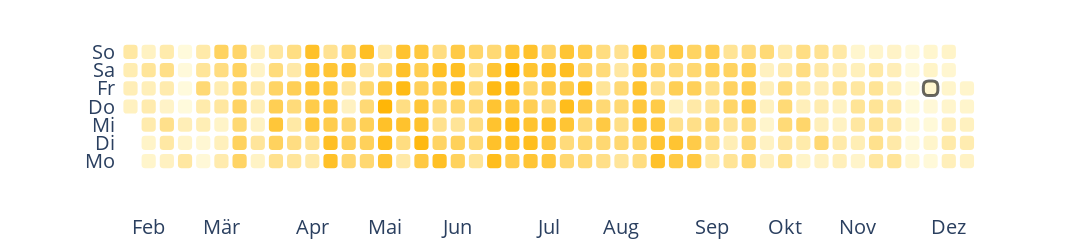

Here is the notebook cell this chart was saved with:
### Code cell
from src.ui.year import plot_calendar_heatmap
Yellows = [[0.0, 'rgb(255, 250, 220)'],[1.0, 'rgb(255, 180, 0)']]

fig_heatmap = plot_calendar_heatmap(DH.load_daily_yield_last_year(), 
                                    date_col='date', 
                                    value_col='value_sum', 
                                    formatting_colorscale=Yellows, 
                                    formatting_locale='de', 
                                    formatting_scale=30,
                                    grid_width=4,
                                    formatting_value_formatter= lambda value: f"⚡ {round(value)} kWh",
                                    highlight_date=date.today()-pd.Timedelta(days=20))
fig_heatmap.show()
